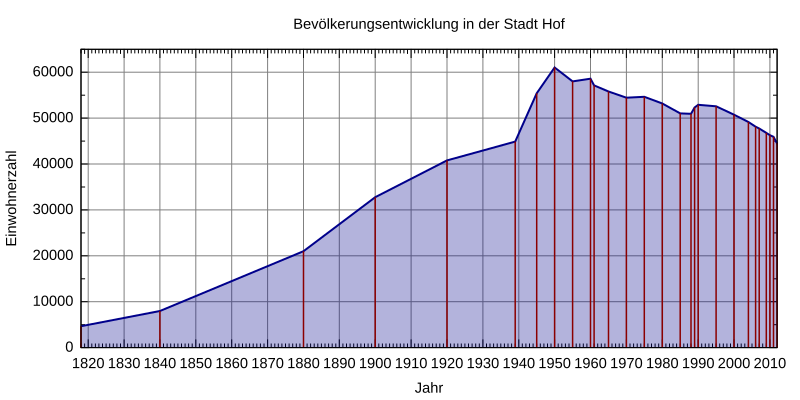

The gnuplot source for this figure:
#!/usr/bin/gnuplot
# gnuplot 4.6 / Debian 7
#
# Erstellt von Michael Fiedler <michael.fiedler87@gmx.de>
# Lizenz: CC-BY-SA 3.0 unported, http://creativecommons.org/licenses/by-sa/3.0/deed.de
# Basierend auf http://commons.wikimedia.org/wiki/File:Muc_population.svg von Gorgo

set title 'Bevölkerungsentwicklung in der Stadt Hof'
unset key
set style fill transparent solid 0.3
set grid

set xlabel 'Jahr'
set xrange [1818:2012]
# Jahreszahl alle 10 Jahre
set xtics 10
# nochmal unterteilen
set mxtics 10

set ylabel 'Einwohnerzahl'
# Beschriftungsintervall
set ytics 10000
# weitere Unterteilung ohne Beschriftung
set mytics 2
set yrange ['0':'65000']


set terminal svg size 800,400 font 'Arial,11'
set output 'Hof_(Saale)_Bevoelkerungsentwicklung.svg'

# '-' nimmt die nachfolgenden Daten als Eingabewerte
plot '-' using 1:2 with filledcurves below x1 linetype rgb 'dark-blue' linewidth 2, \
	    '-' using 1:2 with impulses linecolor rgbcolor 'dark-red' linewidth 1.5
# Datenquelle: https://de.wikipedia.org/wiki/Hof_(Saale)
	1818 4667
	1840 7985
	1880 21000
	1900 32781
	1920 40785
	1939 44878
	1945 55405
	1950 61033
	1955 58005
	1960 58595
	1961 57129
	1965 55810
	1970 54454
	1975 54644
	1980 53180
	1985 51035
	1988 50938
	1989 52319
	1990 52913
	1995 52590
	2000 50741
	2004 49163
	2006 48124
	2007 47744
	2009 46779
	2010 46286
	2011 45943
	2012 44461
EOF
	1818 4667
	1840 7985
	1880 21000
	1900 32781
	1920 40785
	1939 44878
	1945 55405
	1950 61033
	1955 58005
	1960 58595
	1961 57129
	1965 55810
	1970 54454
	1975 54644
	1980 53180
	1985 51035
	1988 50938
	1989 52319
	1990 52913
	1995 52590
	2000 50741
	2004 49163
	2006 48124
	2007 47744
	2009 46779
	2010 46286
	2011 45943
	2012 44461
EOF
